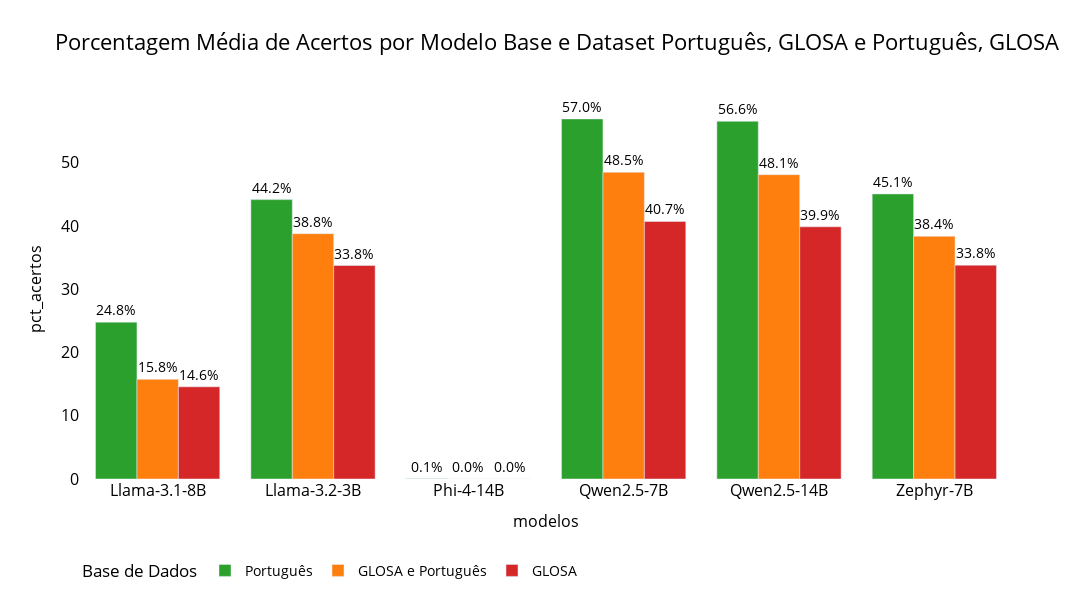

The cell this chart's notebook holds for it:
### Markdown cell above
# Modelos Base: Cenários em Português

### Code cell
def plot_todos_modelos_base(df, cores_datasets, ordem_datasets):
    


    ordem_modelos = [
        'Llama-3.1-8B', 'Llama-3.1-8B-V1', 'Llama-3.1-8B-V2',
        'Llama-3.2-3B', 'Llama-3.2-3B-V1', 'Llama-3.2-3B-V2',
        'Phi-4-14B', 'Phi-4-14B-V1', 'Phi-4-14B-V2',
        'Qwen2.5-7B', 'Qwen2.5-7B-V1', 'Qwen2.5-7B-V2',
        'Qwen2.5-14B','Qwen2.5-14B-V1', 'Qwen2.5-14B-V2',
        'Zephyr-7B', 'Zephyr-7B-V1', 'Zephyr-7B-V2'
    ]

    # Filtra datasets desejados
    df_filtrado = df[df["dataset"].isin(ordem_datasets)]

    # Filtra somente modelos base
    df_filtrado = df_filtrado[~df_filtrado["modelos"].str.contains("-V")]

    # Mantém ordem dos modelos base conforme lista
    modelos_base_ordenados = [m for m in ordem_modelos if m in df_filtrado["modelos"].unique() and "-V" not in m]

    # Agrupa por modelo base e dataset
    df_grouped = df_filtrado.groupby(["modelos", "dataset"], as_index=False)["pct_acertos"].mean().fillna(0)

    fig = px.bar(
        df_grouped,
        x="modelos",
        y="pct_acertos",
        color="dataset",
        barmode="group",
        text=df_grouped["pct_acertos"].apply(lambda x: f"{x:.1f}%"),
        category_orders={
            "dataset": ordem_datasets,
            "modelos": modelos_base_ordenados
        },
        color_discrete_map=cores_datasets,
        title="Porcentagem Média de Acertos por Modelo Base e Dataset " + ", ".join(ordem_datasets),
         labels={"dataset": "Base de Dados"} 
    )

    fig.update_layout(
        width=1200,
        height=600,
        xaxis=dict(
            tickangle=0,
            title_font=dict(size=16, color="black"),
            tickfont=dict(size=16, color="black")
        ),
        yaxis=dict(
            title_font=dict(size=16, color="black"),
            tickfont=dict(size=16, color="black")
        ),
        plot_bgcolor="white",
        paper_bgcolor="white",
        font=dict(color="black", size=16)
    )

    fig.update_traces(
        textposition='outside',
        textfont=dict(size=14)
    )

    fig.update_layout(
    legend=dict(
        x=0,         # início do eixo x
        y=-0.2,      # um pouco abaixo do eixo x (ajuste conforme necessário)
        xanchor='left',
        yanchor='top',
        orientation='h',  # horizontal
        font=dict(size=14)
    )
)

    fig.show()

# Executa
plot_todos_modelos_base(df_result_final, cores_datasets,  ["Português", "GLOSA e Português", "GLOSA"])

### Figure 1 — Plotly figure (JSON) as saved in the notebook; plotly's stock layout.template omitted (floating-point values rounded to 4 significant figures)
{"data": [{"alignmentgroup": "True", "hovertemplate": "Base de Dados=Português<br>modelos=%{x}<br>pct_acertos=%{y}<br>text=%{text}<extra></extra>", "legendgroup": "Português", "marker": {"color": "#2ca02c", "pattern": {"shape": ""}}, "name": "Português", "offsetgroup": "Português", "orientation": "v", "showlegend": true, "text": ["24.8%", "44.2%", "0.1%", "56.6%", "57.0%", "45.1%"], "textfont": {"size": 14}, "textposition": "outside", "type": "bar", "x": ["Llama-3.1-8B", "Llama-3.2-3B", "Phi-4-14B", "Qwen2.5-14B", "Qwen2.5-7B", "Zephyr-7B"], "xaxis": "x", "y": [24.81, 44.19, 0.05, 56.58, 56.95, 45.09], "yaxis": "y"}, {"alignmentgroup": "True", "hovertemplate": "Base de Dados=GLOSA e Português<br>modelos=%{x}<br>pct_acertos=%{y}<br>text=%{text}<extra></extra>", "legendgroup": "GLOSA e Português", "marker": {"color": "#ff7f0e", "pattern": {"shape": ""}}, "name": "GLOSA e Português", "offsetgroup": "GLOSA e Português", "orientation": "v", "showlegend": true, "text": ["15.8%", "38.8%", "0.0%", "48.1%", "48.5%", "38.4%"], "textfont": {"size": 14}, "textposition": "outside", "type": "bar", "x": ["Llama-3.1-8B", "Llama-3.2-3B", "Phi-4-14B", "Qwen2.5-14B", "Qwen2.5-7B", "Zephyr-7B"], "xaxis": "x", "y": [15.76, 38.8, 0.01, 48.14, 48.52, 38.4], "yaxis": "y"}, {"alignmentgroup": "True", "hovertemplate": "Base de Dados=GLOSA<br>modelos=%{x}<br>pct_acertos=%{y}<br>text=%{text}<extra></extra>", "legendgroup": "GLOSA", "marker": {"color": "#d62728", "pattern": {"shape": ""}}, "name": "GLOSA", "offsetgroup": "GLOSA", "orientation": "v", "showlegend": true, "text": ["14.6%", "33.8%", "0.0%", "39.9%", "40.7%", "33.8%"], "textfont": {"size": 14}, "textposition": "outside", "type": "bar", "x": ["Llama-3.1-8B", "Llama-3.2-3B", "Phi-4-14B", "Qwen2.5-14B", "Qwen2.5-7B", "Zephyr-7B"], "xaxis": "x", "y": [14.58, 33.77, 0.01, 39.89, 40.74, 33.82], "yaxis": "y"}], "layout": {"barmode": "group", "font": {"color": "black", "size": 16}, "height": 600, "legend": {"font": {"size": 14}, "orientation": "h", "title": {"text": "Base de Dados"}, "tracegroupgap": 0, "x": 0, "xanchor": "left", "y": -0.2, "yanchor": "top"}, "paper_bgcolor": "white", "plot_bgcolor": "white", "title": {"text": "Porcentagem Média de Acertos por Modelo Base e Dataset Português, GLOSA e Português, GLOSA"}, "width": 1200, "xaxis": {"anchor": "y", "categoryarray": ["Llama-3.1-8B", "Llama-3.2-3B", "Phi-4-14B", "Qwen2.5-7B", "Qwen2.5-14B", "Zephyr-7B"], "categoryorder": "array", "domain": [0, 1], "tickangle": 0, "tickfont": {"color": "black", "size": 16}, "title": {"font": {"color": "black", "size": 16}, "text": "modelos"}}, "yaxis": {"anchor": "x", "domain": [0, 1], "tickfont": {"color": "black", "size": 16}, "title": {"font": {"color": "black", "size": 16}, "text": "pct_acertos"}}}}
